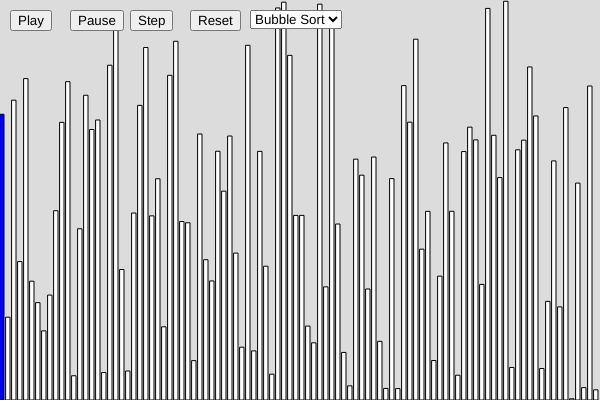
Frame 1 (no input)
Frame 60 (no input): identical to frame 1, image omitted
Frame 120 (the mouse pressed at the canvas centre since frame 60): identical to frame 1, image omitted

The p5.js sketch that drew this single still picture (run headless with seeded random() and noise() and a simulated clock; from frame 60 on, the mouse is pressed at the canvas centre):

// p5.js sketch
// ── sketch.js
let playButton, pauseButton, stepButton, resetButton;

let array = [];
let arraySize = 100;
let barWidth;
let currentAlgorithm = "bubble"; // default to bubble sort
let state = {
  bubble: { i: 0, j: 0, active: false },
  quick: {
    start: 0,
    end: arraySize - 1,
    i: -1,
    j: 0,
    pivot: 0,
    active: false,
    stack: [],
    sortedIndices: [],
  },
};

function setup() {
  createCanvas(600, 400);
  barWidth = width / arraySize;
  generateArray();
  frameRate(60); // 5 steps per second

  playButton = createButton("Play");
  playButton.position(10, 10);
  playButton.mousePressed(startSorting);

  pauseButton = createButton("Pause");
  pauseButton.position(70, 10);
  pauseButton.mousePressed(pauseSorting);

  stepButton = createButton("Step");
  stepButton.position(130, 10);
  stepButton.mousePressed(stepSorting);

  resetButton = createButton("Reset");
  resetButton.position(190, 10);
  resetButton.mousePressed(resetSorting);

  // Dropdown
  algorithmSelect = createSelect();
  algorithmSelect.position(250, 10);
  algorithmSelect.option("Bubble Sort", "bubble");
  algorithmSelect.option("Quick Sort", "quick");
  algorithmSelect.changed(updateAlgorithm);
}

function updateAlgorithm() {
  currentAlgorithm = algorithmSelect.value();
  resetSorting();
}

function generateArray() {
  array = [];
  for (let i = 0; i < arraySize; i++) {
    array.push(random(height));
  }
}

function draw() {
  background(220);
  if (state[currentAlgorithm].active) {
    switch (currentAlgorithm) {
      case "bubble":
        bubbleSortStep();
        break;
      case "quick":
        quickSortStep();
        break;
      default:
        console.log("No step function for:", currentAlgorithm);
        break;
    }
  }

  for (let k = 0; k < array.length; k++) {
    // default to white (unsorted)
    fill(255);

    switch (currentAlgorithm) {
      case "bubble":
        if (k >= array.length - state.bubble.i) {
          fill(0, 255, 0); // green for sorted
        } else if (state.bubble.active && k === state.bubble.j) {
          fill(255, 0, 0); // red for active comparison
        } else if (!state.bubble.active && k === state.bubble.j) {
          fill(0, 0, 255); // blue for paused comparison
        }
        break;

      case "quick":
        if (state.quick.sortedIndices.includes(k)) {
          fill(0, 255, 0);
        } else if (k === state.quick.j) {
          fill(255, 0, 0);
        } else if (k === state.quick.end) {
          fill(255, 255, 0);
        } else if (!state.quick.active && state.quick.stack.length === 0) {
          fill(200);
        }
        break;

      default:
        console.log("Unknown algorithm:", currentAlgorithm);
        break;
    }

    rect(k * barWidth, height - array[k], barWidth - 2, array[k]);
  }
}

function bubbleSortStep() {
  if (state.bubble.i < array.length) {
    if (state.bubble.j < array.length - state.bubble.i - 1) {
      if (array[state.bubble.j] > array[state.bubble.j + 1]) {
        // swap elements
        let temp = array[state.bubble.j];
        array[state.bubble.j] = array[state.bubble.j + 1];
        array[state.bubble.j + 1] = temp;
      }
      state.bubble.j++;
    } else {
      state.bubble.j = 0;
      state.bubble.i++;
    }
  } else {
    state.bubble.active = false;
  }
}

function quickSortStep() {
  if (state.quick.j === state.quick.start && state.quick.i === -1) {
    if (state.quick.start >= state.quick.end) {
      if (state.quick.start === state.quick.end) {
        state.quick.sortedIndices.push(state.quick.start); // Single-element pivot
      }
      if (state.quick.stack.length > 0) {
        let next = state.quick.stack.pop();
        state.quick.start = next.start;
        state.quick.end = next.end;
        state.quick.i = -1;
        state.quick.j = next.start;
      } else {
        console.log("Sorted indices (pivots):", state.quick.sortedIndices);
        state.quick.active = false;
      }
      return;
    }
    state.quick.pivot = array[state.quick.end];
    state.quick.i = state.quick.start - 1;
  }

  if (state.quick.j < state.quick.end) {
    if (array[state.quick.j] <= state.quick.pivot) {
      state.quick.i++;
      let temp = array[state.quick.i];
      array[state.quick.i] = array[state.quick.j];
      array[state.quick.j] = temp;
    }
    state.quick.j++;
  } else {
    state.quick.i++;
    if (state.quick.i !== state.quick.end) {
      let temp = array[state.quick.end];
      array[state.quick.end] = array[state.quick.i];
      array[state.quick.i] = temp;
    }
    let pivotIndex = state.quick.i;
    state.quick.sortedIndices.push(pivotIndex);

    if (pivotIndex + 1 <= state.quick.end) {
      state.quick.stack.push({ start: pivotIndex + 1, end: state.quick.end });
    }
    if (state.quick.start < pivotIndex - 1) {
      state.quick.stack.push({ start: state.quick.start, end: pivotIndex - 1 });
    }

    if (state.quick.stack.length > 0) {
      let next = state.quick.stack.pop();
      state.quick.start = next.start;
      state.quick.end = next.end;
      state.quick.i = -1;
      state.quick.j = next.start;
    } else {
      console.log("Sorted indices (pivots):", state.quick.sortedIndices);
      state.quick.active = false;
    }
  }
}

function startSorting() {
  state[currentAlgorithm].active = true;
}

function pauseSorting() {
  state[currentAlgorithm].active = false;
}

function stepSorting() {
  switch (currentAlgorithm) {
    case "bubble":
      bubbleSortStep();
      break;
    case "quick":
      quickSortStep();
      break;
    default:
      console.log("Unknown algorithm:", currentAlgorithm);
      break;
  }
}

function resetSorting() {
  generateArray();
  state.bubble = { i: 0, j: 0, active: false };
  state.quick = {
    start: 0,
    end: arraySize - 1,
    i: -1,
    j: 0,
    pivot: 0,
    active: false,
    stack: [],
    sortedIndices: [],
  };
}
